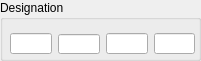
     <widget class="QGroupBox" name="groupBox_29">
      <property name="geometry">
       <rect>
        <x>20</x>
        <y>10</y>
        <width>201</width>
        <height>61</height>
       </rect>
      </property>
      <property name="title">
       <string>Designation</string>
      </property>
      <widget class="QLineEdit" name="Hor_Design_Number_LE_Hor_3">
       <property name="geometry">
        <rect>
         <x>154</x>
         <y>33</y>
         <width>41</width>
         <height>21</height>
        </rect>
       </property>
       <property name="font">
        <font>
         <pointsize>9</pointsize>
        </font>
       </property>
       <property name="text">
        <string/>
       </property>
       <property name="alignment">
        <set>Qt::AlignCenter</set>
       </property>
      </widget>
      <widget class="QLineEdit" name="Hor_Design_Discon_LE_Hor_3">
       <property name="geometry">
        <rect>
         <x>10</x>
         <y>33</y>
         <width>42</width>
         <height>21</height>
        </rect>
       </property>
       <property name="font">
        <font>
         <pointsize>9</pointsize>
        </font>
       </property>
       <property name="text">
        <string/>
       </property>
       <property name="cursorPosition">
        <number>0</number>
       </property>
       <property name="alignment">
        <set>Qt::AlignCenter</set>
       </property>
      </widget>
      <widget class="QLineEdit" name="Hor_Design_Master_LE_Hor_3">
       <property name="geometry">
        <rect>
         <x>58</x>
         <y>34</y>
         <width>42</width>
         <height>20</height>
        </rect>
       </property>
       <property name="font">
        <font>
         <pointsize>9</pointsize>
        </font>
       </property>
       <property name="text">
        <string/>
       </property>
       <property name="alignment">
        <set>Qt::AlignCenter</set>
       </property>
      </widget>
      <widget class="QLineEdit" name="Hor_Design_Sub_LE_Hor_3">
       <property name="geometry">
        <rect>
         <x>106</x>
         <y>33</y>
         <width>42</width>
         <height>21</height>
        </rect>
       </property>
       <property name="font">
        <font>
         <pointsize>9</pointsize>
        </font>
       </property>
       <property name="text">
        <string/>
       </property>
       <property name="alignment">
        <set>Qt::AlignCenter</set>
       </property>
      </widget>
     </widget>
